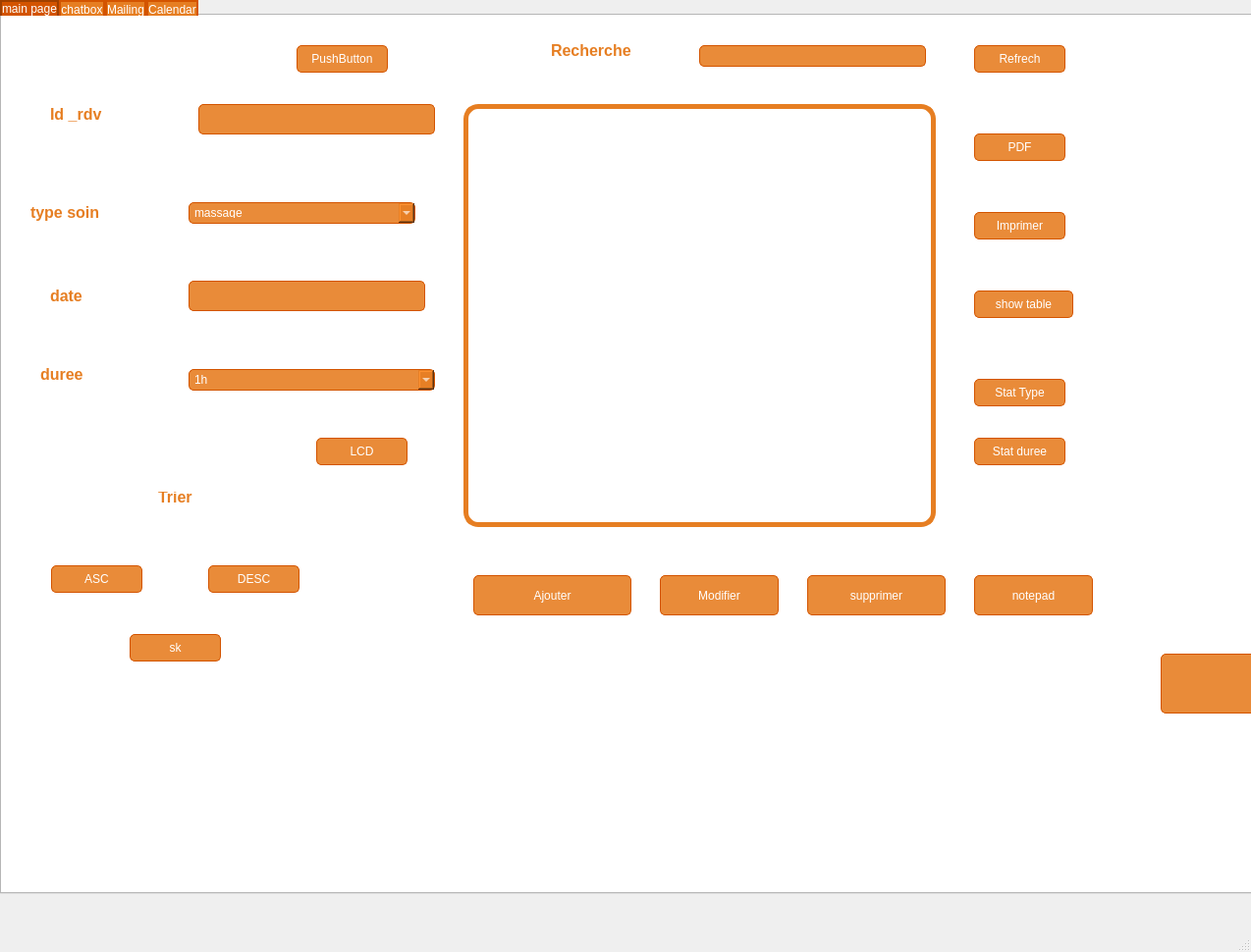
<?xml version="1.0" encoding="UTF-8"?>
<ui version="4.0">
 <class>MainWindow</class>
 <widget class="QMainWindow" name="MainWindow">
  <property name="geometry">
   <rect>
    <x>0</x>
    <y>0</y>
    <width>1274</width>
    <height>970</height>
   </rect>
  </property>
  <property name="windowTitle">
   <string>MainWindow</string>
  </property>
  <widget class="QWidget" name="centralwidget">
   <widget class="QTabWidget" name="tabWidget">
    <property name="geometry">
     <rect>
      <x>0</x>
      <y>0</y>
      <width>1831</width>
      <height>911</height>
     </rect>
    </property>
    <property name="styleSheet">
     <string notr="true">/* styles.qss */

* {
    font-family: &quot;Playfair Display&quot;, serif; /* Fallback to generic serif font if Playfair Display is not available */
    color: black;
}

/* Style for QGroupBox */
QGroupBox {
    border: 2px solid #e67e22; /* Change to a bright orange color */
    border-radius: 5px;
    padding: 10px;
    color: white; /* Set text color inside group box */
    background-color: rgba(230, 126, 34, 0.9); /* Slightly transparent orange background */
}

/* Style for QLineEdit (input box) */
QLineEdit {
    background-color: rgba(230, 126, 34, 0.9); /* Slightly transparent orange background */
    border: 1px solid #d35400; /* Change to a darker orange color */
    border-radius: 5px;
    padding: 5px;
    color: white;
}

/* Style for QComboBox */
QComboBox {
    background-color: rgba(230, 126, 34, 0.9); /* Slightly transparent orange background */
    border: 1px solid #d35400; /* Change to a darker orange color */
    border-radius: 5px;
    padding: 5px;
    color: white;
}

QComboBox QAbstractItemView {
    background-color: #ffffff;
    color: black;
}

/* Style for QDateEdit */
QDateEdit {
    background-color: rgba(230, 126, 34, 0.9); /* Slightly transparent orange background */
    border: 1px solid #d35400; /* Change to a darker orange color */
    border-radius: 5px;
    padding: 5px;
    color: white;
}

/* Style for QLabel */
QLabel {
    color: #e67e22; /* Change to a bright orange color */
    font-size: 16px;
    font-weight: bold;
    margin: 5px;
}

/* Style for QPushButton */
QPushButton {
    background-color: rgba(230, 126, 34, 0.9); /* Slightly transparent orange background */
    border: 1px solid #d35400; /* Change to a darker orange color */
    border-radius: 5px;
    padding: 5px 10px;
    color: white;
}

/* Additional styling for better appearance */
QPushButton:hover {
    background-color: #d35400; /* Darker orange color on hover */
}

QPushButton:pressed {
    background-color: #a04000; /* Even darker orange color on press */
}

/* Style for QTableView */
QTableView {
    background-color: rgba(255, 255, 255, 0.8); /* Slightly transparent white background */
    border: 5px solid #e67e22; /* Creative thick orange border */
    border-radius: 15px; /* Rounded corners for a more creative look */
    selection-background-color: #e67e22; /* Change to a bright orange color */
}

/* Style for QHeaderView */
QHeaderView::section {
    background-color: rgba(230, 126, 34, 0.9); /* Slightly transparent orange background */
    color: white;
    padding: 5px;
    border: 1px solid #d35400; /* Change to a darker orange color */
    border-radius: 5px;
}

/* Style for QTableWidgetItem */
QTableView QTableWidget::item {
    background-color: rgba(255, 255, 255, 0.8); /* Slightly transparent white background */
    color: black;
    padding: 5px;
}

QTableView QTableWidget::item:selected {
    background-color: rgba(230, 126, 34, 0.9); /* Slightly transparent orange background */
    color: white;
}

QTableView QTableWidget::item:alternate {
    background-color: #ecf0f1;
    color: black;
}

/* Style for QTabWidget */
QTabWidget {
    background-color: #ffffff; /* Set background color for the tab widget */
}

/* Style for QTabBar */
QTabBar {
    background-color: #e67e22; /* Set the background color for the tab bar */
}

/* Style for selected tab */
QTabBar::tab:selected {
    background-color: #d35400; /* Darker orange color for the selected tab */
    color: white; /* Text color for the selected tab */
    border: 2px solid #a04000; /* Border style for the selected tab */
    border-bottom: none; /* Remove bottom border to create a top border effect */
}

/* Style for unselected tabs */
QTabBar::tab {
    background-color: #e67e22; /* Default background color for tabs */
    color: white; /* Default text color for tabs */
    border: 2px solid #d35400; /* Default border style for tabs */
    border-bottom: none; /* Remove bottom border to create a top border effect */
}

/* Style for unselected tabs on hover */
QTabBar::tab:hover {
    background-color: #d35400; /* Darker orange color on hover for unselected tabs */
}
</string>
    </property>
    <property name="currentIndex">
     <number>0</number>
    </property>
    <widget class="QWidget" name="tab">
     <attribute name="title">
      <string>main page</string>
     </attribute>
     <widget class="QTableView" name="tab_rd">
      <property name="geometry">
       <rect>
        <x>470</x>
        <y>90</y>
        <width>481</width>
        <height>431</height>
       </rect>
      </property>
     </widget>
     <widget class="QPushButton" name="pb_ajouter">
      <property name="geometry">
       <rect>
        <x>480</x>
        <y>570</y>
        <width>161</width>
        <height>41</height>
       </rect>
      </property>
      <property name="text">
       <string>Ajouter</string>
      </property>
     </widget>
     <widget class="QPushButton" name="pb_modifier_2">
      <property name="geometry">
       <rect>
        <x>670</x>
        <y>570</y>
        <width>121</width>
        <height>41</height>
       </rect>
      </property>
      <property name="text">
       <string>Modifier</string>
      </property>
     </widget>
     <widget class="QPushButton" name="pb_supprimer">
      <property name="geometry">
       <rect>
        <x>820</x>
        <y>570</y>
        <width>141</width>
        <height>41</height>
       </rect>
      </property>
      <property name="text">
       <string>supprimer</string>
      </property>
     </widget>
     <widget class="QLabel" name="label_2">
      <property name="geometry">
       <rect>
        <x>40</x>
        <y>80</y>
        <width>101</width>
        <height>41</height>
       </rect>
      </property>
      <property name="text">
       <string>Id _rdv</string>
      </property>
     </widget>
     <widget class="QLabel" name="label_5">
      <property name="geometry">
       <rect>
        <x>40</x>
        <y>270</y>
        <width>111</width>
        <height>31</height>
       </rect>
      </property>
      <property name="text">
       <string>date</string>
      </property>
     </widget>
     <widget class="QLabel" name="label_6">
      <property name="geometry">
       <rect>
        <x>20</x>
        <y>180</y>
        <width>161</width>
        <height>41</height>
       </rect>
      </property>
      <property name="text">
       <string>type soin</string>
      </property>
     </widget>
     <widget class="QLineEdit" name="id_rdv">
      <property name="geometry">
       <rect>
        <x>200</x>
        <y>90</y>
        <width>241</width>
        <height>31</height>
       </rect>
      </property>
     </widget>
     <widget class="QLineEdit" name="date_rdv">
      <property name="geometry">
       <rect>
        <x>190</x>
        <y>270</y>
        <width>241</width>
        <height>31</height>
       </rect>
      </property>
     </widget>
     <widget class="QLabel" name="label_11">
      <property name="geometry">
       <rect>
        <x>30</x>
        <y>350</y>
        <width>101</width>
        <height>31</height>
       </rect>
      </property>
      <property name="text">
       <string>duree</string>
      </property>
     </widget>
     <widget class="QPushButton" name="displayTableButton">
      <property name="geometry">
       <rect>
        <x>990</x>
        <y>280</y>
        <width>101</width>
        <height>28</height>
       </rect>
      </property>
      <property name="text">
       <string>show table</string>
      </property>
     </widget>
     <widget class="QPushButton" name="pb_pdf">
      <property name="geometry">
       <rect>
        <x>990</x>
        <y>120</y>
        <width>93</width>
        <height>28</height>
       </rect>
      </property>
      <property name="text">
       <string>PDF</string>
      </property>
     </widget>
     <widget class="QPushButton" name="Imprimer">
      <property name="geometry">
       <rect>
        <x>990</x>
        <y>200</y>
        <width>93</width>
        <height>28</height>
       </rect>
      </property>
      <property name="text">
       <string>Imprimer</string>
      </property>
     </widget>
     <widget class="QLineEdit" name="lineEdit">
      <property name="geometry">
       <rect>
        <x>710</x>
        <y>30</y>
        <width>231</width>
        <height>22</height>
       </rect>
      </property>
     </widget>
     <widget class="QLabel" name="label_12">
      <property name="geometry">
       <rect>
        <x>550</x>
        <y>20</y>
        <width>151</width>
        <height>31</height>
       </rect>
      </property>
      <property name="text">
       <string>Recherche</string>
      </property>
     </widget>
     <widget class="QLabel" name="lab_chart">
      <property name="geometry">
       <rect>
        <x>310</x>
        <y>50</y>
        <width>701</width>
        <height>391</height>
       </rect>
      </property>
      <property name="text">
       <string/>
      </property>
     </widget>
     <widget class="QPushButton" name="stattype">
      <property name="geometry">
       <rect>
        <x>990</x>
        <y>370</y>
        <width>93</width>
        <height>28</height>
       </rect>
      </property>
      <property name="text">
       <string>Stat Type</string>
      </property>
     </widget>
     <widget class="QLabel" name="QRCODE_3">
      <property name="geometry">
       <rect>
        <x>1110</x>
        <y>20</y>
        <width>491</width>
        <height>601</height>
       </rect>
      </property>
      <property name="text">
       <string/>
      </property>
     </widget>
     <widget class="QPushButton" name="QR">
      <property name="geometry">
       <rect>
        <x>1180</x>
        <y>650</y>
        <width>291</width>
        <height>61</height>
       </rect>
      </property>
      <property name="text">
       <string>Generate QR code</string>
      </property>
     </widget>
     <widget class="QPushButton" name="statduree">
      <property name="geometry">
       <rect>
        <x>990</x>
        <y>430</y>
        <width>93</width>
        <height>28</height>
       </rect>
      </property>
      <property name="text">
       <string>Stat duree</string>
      </property>
     </widget>
     <widget class="QLabel" name="lab_chart2">
      <property name="geometry">
       <rect>
        <x>605</x>
        <y>120</y>
        <width>671</width>
        <height>341</height>
       </rect>
      </property>
      <property name="text">
       <string/>
      </property>
     </widget>
     <widget class="QLabel" name="label">
      <property name="geometry">
       <rect>
        <x>150</x>
        <y>480</y>
        <width>101</width>
        <height>21</height>
       </rect>
      </property>
      <property name="text">
       <string>Trier</string>
      </property>
     </widget>
     <widget class="QPushButton" name="AscButton">
      <property name="geometry">
       <rect>
        <x>50</x>
        <y>560</y>
        <width>93</width>
        <height>28</height>
       </rect>
      </property>
      <property name="text">
       <string>ASC</string>
      </property>
     </widget>
     <widget class="QPushButton" name="DescButton">
      <property name="geometry">
       <rect>
        <x>210</x>
        <y>560</y>
        <width>93</width>
        <height>28</height>
       </rect>
      </property>
      <property name="text">
       <string>DESC</string>
      </property>
     </widget>
     <widget class="QComboBox" name="type_soin">
      <property name="geometry">
       <rect>
        <x>190</x>
        <y>190</y>
        <width>231</width>
        <height>22</height>
       </rect>
      </property>
      <item>
       <property name="text">
        <string>massage</string>
       </property>
      </item>
      <item>
       <property name="text">
        <string>reeducation </string>
       </property>
      </item>
     </widget>
     <widget class="QComboBox" name="duree">
      <property name="geometry">
       <rect>
        <x>190</x>
        <y>360</y>
        <width>251</width>
        <height>22</height>
       </rect>
      </property>
      <item>
       <property name="text">
        <string>1h</string>
       </property>
      </item>
      <item>
       <property name="text">
        <string>1h30</string>
       </property>
      </item>
     </widget>
     <widget class="QPushButton" name="pushButton">
      <property name="geometry">
       <rect>
        <x>990</x>
        <y>30</y>
        <width>93</width>
        <height>28</height>
       </rect>
      </property>
      <property name="text">
       <string>Refrech</string>
      </property>
     </widget>
     <widget class="QLabel" name="lab_chart_2">
      <property name="geometry">
       <rect>
        <x>290</x>
        <y>40</y>
        <width>761</width>
        <height>431</height>
       </rect>
      </property>
      <property name="text">
       <string/>
      </property>
     </widget>
     <widget class="QLabel" name="lab_chart2_2">
      <property name="geometry">
       <rect>
        <x>300</x>
        <y>50</y>
        <width>841</width>
        <height>461</height>
       </rect>
      </property>
      <property name="text">
       <string/>
      </property>
     </widget>
     <widget class="QLabel" name="label_3">
      <property name="geometry">
       <rect>
        <x>-10</x>
        <y>0</y>
        <width>1541</width>
        <height>1031</height>
       </rect>
      </property>
      <property name="styleSheet">
       <string notr="true">border-image: url(:/img/img/1.jpg);</string>
      </property>
      <property name="text">
       <string/>
      </property>
     </widget>
     <widget class="QPushButton" name="pushButton_2">
      <property name="geometry">
       <rect>
        <x>990</x>
        <y>570</y>
        <width>121</width>
        <height>41</height>
       </rect>
      </property>
      <property name="text">
       <string>notepad</string>
      </property>
     </widget>
     <widget class="QPushButton" name="pushButton_3">
      <property name="geometry">
       <rect>
        <x>300</x>
        <y>30</y>
        <width>93</width>
        <height>28</height>
       </rect>
      </property>
      <property name="text">
       <string>PushButton</string>
      </property>
     </widget>
     <widget class="QPushButton" name="pushB">
      <property name="geometry">
       <rect>
        <x>320</x>
        <y>430</y>
        <width>93</width>
        <height>28</height>
       </rect>
      </property>
      <property name="text">
       <string>LCD</string>
      </property>
     </widget>
     <widget class="QPushButton" name="AscButton_2">
      <property name="geometry">
       <rect>
        <x>130</x>
        <y>630</y>
        <width>93</width>
        <height>28</height>
       </rect>
      </property>
      <property name="text">
       <string>sk</string>
      </property>
     </widget>
     <zorder>label_3</zorder>
     <zorder>lab_chart2_2</zorder>
     <zorder>lab_chart_2</zorder>
     <zorder>lab_chart2</zorder>
     <zorder>lab_chart</zorder>
     <zorder>tab_rd</zorder>
     <zorder>pb_ajouter</zorder>
     <zorder>pb_modifier_2</zorder>
     <zorder>pb_supprimer</zorder>
     <zorder>label_2</zorder>
     <zorder>label_5</zorder>
     <zorder>label_6</zorder>
     <zorder>id_rdv</zorder>
     <zorder>date_rdv</zorder>
     <zorder>label_11</zorder>
     <zorder>displayTableButton</zorder>
     <zorder>pb_pdf</zorder>
     <zorder>Imprimer</zorder>
     <zorder>lineEdit</zorder>
     <zorder>label_12</zorder>
     <zorder>stattype</zorder>
     <zorder>QRCODE_3</zorder>
     <zorder>QR</zorder>
     <zorder>statduree</zorder>
     <zorder>label</zorder>
     <zorder>AscButton</zorder>
     <zorder>DescButton</zorder>
     <zorder>type_soin</zorder>
     <zorder>duree</zorder>
     <zorder>pushButton</zorder>
     <zorder>pushButton_2</zorder>
     <zorder>pushButton_3</zorder>
     <zorder>pushB</zorder>
     <zorder>AscButton_2</zorder>
    </widget>
    <widget class="QWidget" name="tab_5">
     <attribute name="title">
      <string>chatbox</string>
     </attribute>
     <widget class="QTextEdit" name="textEdit_Client_Messages">
      <property name="geometry">
       <rect>
        <x>10</x>
        <y>10</y>
        <width>1171</width>
        <height>661</height>
       </rect>
      </property>
     </widget>
     <widget class="QLineEdit" name="lineEdit_Message_For_Client">
      <property name="geometry">
       <rect>
        <x>750</x>
        <y>680</y>
        <width>261</width>
        <height>41</height>
       </rect>
      </property>
     </widget>
     <widget class="QComboBox" name="comboBox_Client_list">
      <property name="geometry">
       <rect>
        <x>10</x>
        <y>680</y>
        <width>351</width>
        <height>41</height>
       </rect>
      </property>
     </widget>
     <widget class="QPushButton" name="pushButton_Send_Message_Type">
      <property name="geometry">
       <rect>
        <x>1010</x>
        <y>680</y>
        <width>181</width>
        <height>41</height>
       </rect>
      </property>
      <property name="text">
       <string>Send Message</string>
      </property>
     </widget>
     <widget class="QComboBox" name="comboBox_Send_Message_Type">
      <property name="geometry">
       <rect>
        <x>400</x>
        <y>680</y>
        <width>341</width>
        <height>41</height>
       </rect>
      </property>
      <item>
       <property name="text">
        <string>All</string>
       </property>
      </item>
      <item>
       <property name="text">
        <string>Individual</string>
       </property>
      </item>
     </widget>
     <widget class="QLabel" name="label_9">
      <property name="geometry">
       <rect>
        <x>-10</x>
        <y>-10</y>
        <width>1541</width>
        <height>1031</height>
       </rect>
      </property>
      <property name="styleSheet">
       <string notr="true">border-image: url(:/img/img/1.jpg);</string>
      </property>
      <property name="text">
       <string/>
      </property>
     </widget>
     <zorder>label_9</zorder>
     <zorder>textEdit_Client_Messages</zorder>
     <zorder>lineEdit_Message_For_Client</zorder>
     <zorder>comboBox_Client_list</zorder>
     <zorder>pushButton_Send_Message_Type</zorder>
     <zorder>comboBox_Send_Message_Type</zorder>
    </widget>
    <widget class="QWidget" name="tab_2">
     <attribute name="title">
      <string>Mailing</string>
     </attribute>
     <widget class="QLineEdit" name="rcpt">
      <property name="geometry">
       <rect>
        <x>430</x>
        <y>190</y>
        <width>501</width>
        <height>30</height>
       </rect>
      </property>
      <property name="styleSheet">
       <string notr="true"/>
      </property>
     </widget>
     <widget class="QLineEdit" name="subject">
      <property name="geometry">
       <rect>
        <x>430</x>
        <y>260</y>
        <width>501</width>
        <height>30</height>
       </rect>
      </property>
      <property name="styleSheet">
       <string notr="true"/>
      </property>
     </widget>
     <widget class="QPlainTextEdit" name="msg">
      <property name="geometry">
       <rect>
        <x>430</x>
        <y>350</y>
        <width>511</width>
        <height>150</height>
       </rect>
      </property>
     </widget>
     <widget class="QPushButton" name="sendBtn2">
      <property name="geometry">
       <rect>
        <x>640</x>
        <y>560</y>
        <width>93</width>
        <height>28</height>
       </rect>
      </property>
      <property name="text">
       <string>Envoyer</string>
      </property>
     </widget>
     <widget class="QLabel" name="label_54">
      <property name="geometry">
       <rect>
        <x>190</x>
        <y>270</y>
        <width>171</width>
        <height>31</height>
       </rect>
      </property>
      <property name="text">
       <string>Sujet:</string>
      </property>
     </widget>
     <widget class="QLabel" name="label_56">
      <property name="geometry">
       <rect>
        <x>191</x>
        <y>386</y>
        <width>171</width>
        <height>31</height>
       </rect>
      </property>
      <property name="text">
       <string>Message:</string>
      </property>
     </widget>
     <widget class="QLabel" name="label_53">
      <property name="geometry">
       <rect>
        <x>190</x>
        <y>190</y>
        <width>191</width>
        <height>31</height>
       </rect>
      </property>
      <property name="text">
       <string>Email</string>
      </property>
     </widget>
     <widget class="QLabel" name="label_4">
      <property name="geometry">
       <rect>
        <x>-30</x>
        <y>-20</y>
        <width>1541</width>
        <height>1031</height>
       </rect>
      </property>
      <property name="styleSheet">
       <string notr="true">border-image: url(:/img/img/1.jpg);</string>
      </property>
      <property name="text">
       <string/>
      </property>
     </widget>
     <zorder>label_4</zorder>
     <zorder>rcpt</zorder>
     <zorder>subject</zorder>
     <zorder>msg</zorder>
     <zorder>sendBtn2</zorder>
     <zorder>label_54</zorder>
     <zorder>label_56</zorder>
     <zorder>label_53</zorder>
    </widget>
    <widget class="QWidget" name="tab_4">
     <attribute name="title">
      <string>Calendar</string>
     </attribute>
     <widget class="QCalendarWidget" name="calendarWidget">
      <property name="geometry">
       <rect>
        <x>110</x>
        <y>90</y>
        <width>1091</width>
        <height>591</height>
       </rect>
      </property>
      <property name="styleSheet">
       <string notr="true">/* Tool Buttons Code */

QCalendarWidget QToolButton
{
	height:60px;
	width:150px;
	color:white;
	font-size:30px;
	icon-size:50px 50px;
	background-color:rgb(52,50,64);
}
QCalendarWidget QWidget#qt_calendar_navigationbar
{
	background-color:rgb(52,50,64);
}

/* MenuBar Code */

QCalendarWidget QMenu
{
	width:150px;
	left:20px;
	color:white;
	font-size:18px;
	background-color:rgb(52,50,64);
}

/* SpinBox Code */

QCalendarWidget QSpinBox
{
	width:150px;
	height:60px;
	font-size:24px;
	color:white;
	background-color:rgb(52,50,64);	
}
QCalendarWidget QSpinBox::up-button
{
	subcontrol-origin: border;
	subcontrol-position:left;
	width:65px;
	height:60px;
}
QCalendarWidget QSpinBox::down-button
{
	subcontrol-origin: border;
	subcontrol-position:right;
	width:65px;
	height:60px;
}

/* Calendar View Code */
QCalendarWidget QWidget
{
	alternate-background-color:rgb(150,40,34);
}
QCalendarWidget QAbstractItemView:enabled
{
	font-size:24px;
	color:white;
	background-color:rgb(52,50,64);	
	selection-background-color:rgb(241,92,34);
	selection-color:white;
}
QCalendarWidget QAbstractItemView:disabled
{
	color:rgb(100,100,100);
}

/* Thanks For Watching Video */</string>
      </property>
     </widget>
     <widget class="QLabel" name="label_8">
      <property name="geometry">
       <rect>
        <x>0</x>
        <y>0</y>
        <width>1541</width>
        <height>1031</height>
       </rect>
      </property>
      <property name="styleSheet">
       <string notr="true">border-image: url(:/img/img/1.jpg);</string>
      </property>
      <property name="text">
       <string/>
      </property>
     </widget>
     <zorder>label_8</zorder>
     <zorder>calendarWidget</zorder>
    </widget>
   </widget>
  </widget>
  <widget class="QMenuBar" name="menubar">
   <property name="geometry">
    <rect>
     <x>0</x>
     <y>0</y>
     <width>1274</width>
     <height>26</height>
    </rect>
   </property>
  </widget>
  <widget class="QStatusBar" name="statusbar"/>
 </widget>
 <resources/>
 <connections/>
</ui>
